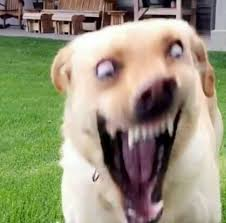
#> input picture assignment-0-doltonfernandes/images/img1.jpeg, 226 x 223 px; its folder holds only this picture in this run
$ jupyter execute --allow-errors Assignment0.ipynb   (shell and % lines are left out)
#> lines starting #> are read from the running program, lines starting #| are printed output that depends on the picture
#> further down, img1 is the input picture: shape (223, 226, 3); mean B, G, R 121.6, 148.1, 151.4
#> `b,g,r = cv2.split(img1)`:
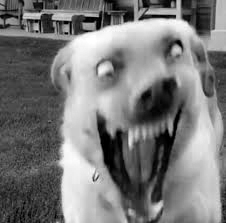
#> b: shape (223, 226); min 0, max 255, mean 121.6
#> `b,g,r = cv2.split(img1)`:
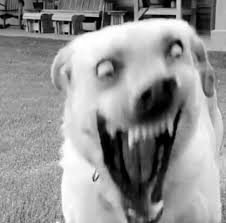
#> g: shape (223, 226); min 0, max 255, mean 148.1
#> `b,g,r = cv2.split(img1)`:
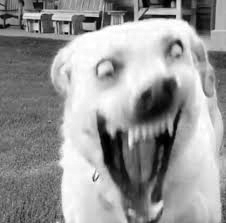
#> r: shape (223, 226); min 0, max 255, mean 151.4
## **DIP Assignment 0**

---

[cell 1]
import numpy as np
import cv2
import matplotlib.pyplot as plt
import os

**Loading of images and plotting**

[cell 2]
images_directory_path = "./../images/"
file_list = os.listdir(images_directory_path)
print(file_list)

### **The images look unuusual because the image is read as BGR**

[cell 3]

fig = plt.figure(figsize=(8, 8))
columns = 2
rows = 2
#> (the rest of this cell did not finish here and is left out)

### **We convert them to RGB here**

[cell 4]

fig = plt.figure(figsize=(8, 8))
columns = 2
rows = 2
#> (the rest of this cell did not finish here and is left out)

**Converting one colour image to grayscale. i.e Taking average of 3 channels.**

[cell 5]
img = cv2.imread(images_directory_path + file_list[0], 3)
b,g,r = cv2.split(img)           # get b, g, r
img = cv2.merge([r,g,b])     # switch it to r, g, b

img = img.sum(axis=2) / 3 # Average of 3 channels
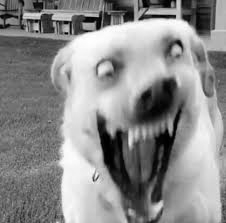
#> img: shape (223, 226) float64; min 0, max 255, mean 140.4
img = img.astype("int64")
plt.imshow(img, cmap='gray', vmin=0, vmax=255)

# Saving Image
cv2.imwrite(images_directory_path + "output.jpg", img)
#> Out = True

**Printing dimensions of one image**

[cell 6]
img = cv2.imread(images_directory_path + file_list[0], 3)
b,g,r = cv2.split(img)           # get b, g, r
img = cv2.merge([r,g,b])     # switch it to r, g, b

print("(Height, Width, Channels) = " + str(img.shape))
#| (Height, Width, Channels) = (223, 226, 3)

**Range of values**

The values lie in the range (0, 255), which means each value is represented using 8 bits.

[cell 7]
img = cv2.imread(images_directory_path + file_list[0], 3)
b,g,r = cv2.split(img)           # get b, g, r
img = cv2.merge([r,g,b])     # switch it to r, g, b

minimum = img.min()
#> minimum = 0
maximum = img.max()
#> maximum = 255

print("Range = (" + str(minimum) + ", " + str(maximum) + ")")
#| Range = (0, 255)
